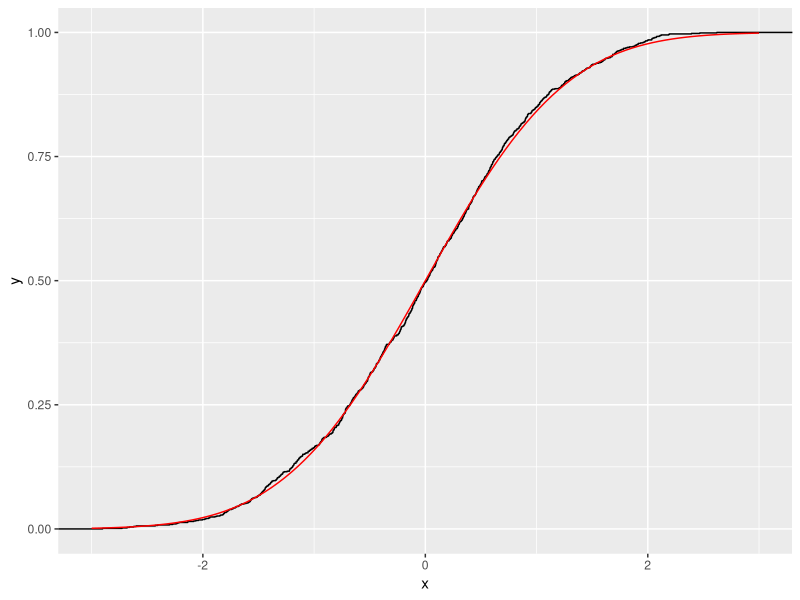
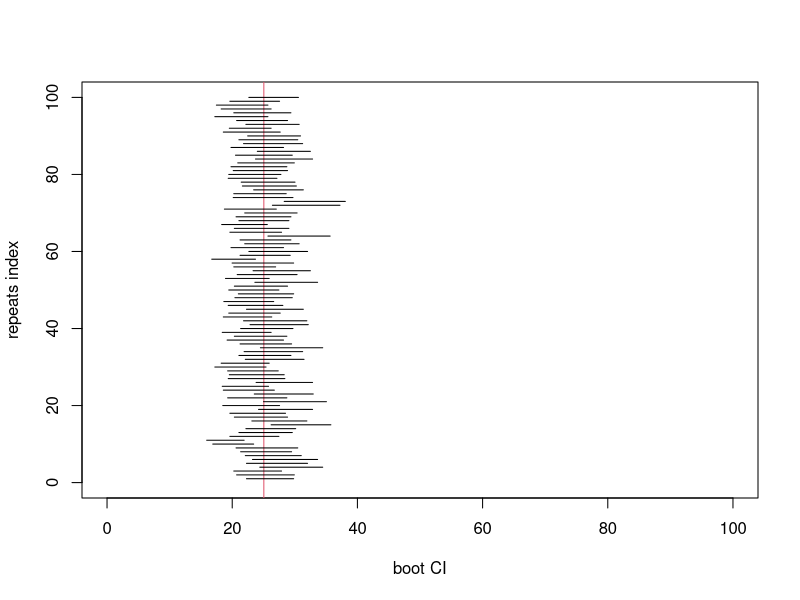
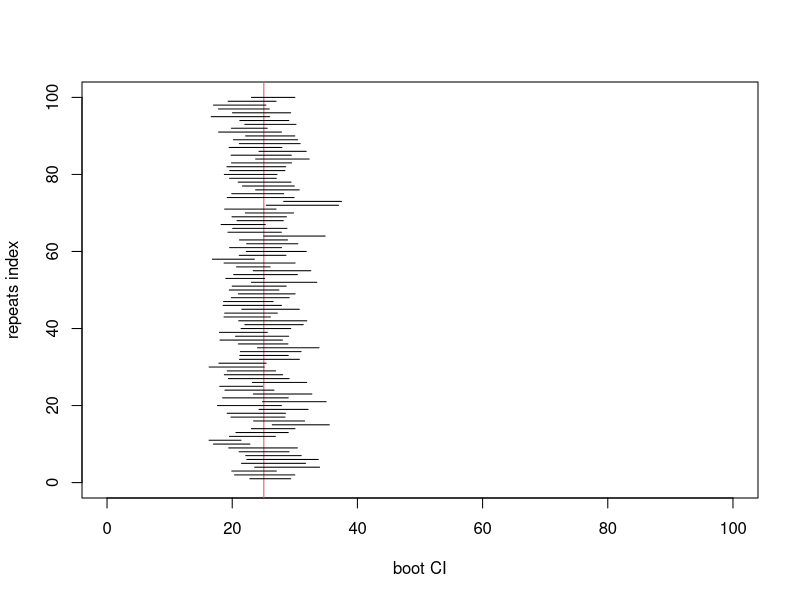
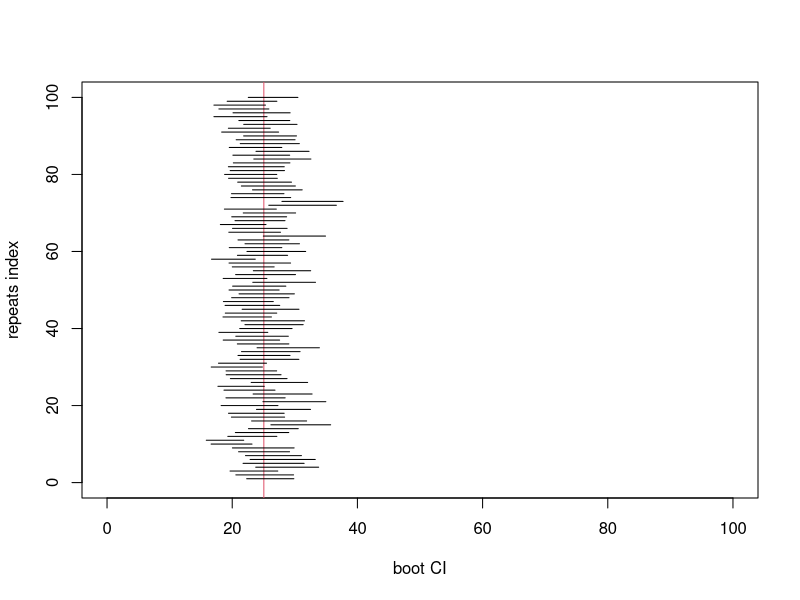

The R script that drew these images, in order: (Note: this script raises an error after producing the figures.)
#' ---
#' title: "Biostatistical Computing, PHC 6068"
#' subtitle: "bootsrap and permutation test"
#' author: Zhiguang Huo (Caleb)
#' date: "Wednesday November 6, 2017"
#' output:
#'   slidy_presentation: default
#'   ioslides_presentation: default
#'   beamer_presentation: null
#' ---
#' 
#' Outline
#' ===
#' 
#' - bootstrap
#'     - bootstrap variance, confidence interval
#'     - non-parametric bootstrap, parametric bootstrap
#' - permutation test
#'     - size
#'     - power
#' 
#' 
#' Bootstrap
#' ===
#' 
#' - Given $X_1, \ldots, X_n$ samples from a distribution, how to estimate the mean of this distribution? 
#'     - Use $\frac{1}{n} \sum_{i=1}^n X_i$ and weak law of large number.
#' $$\frac{1}{n} \sum_{i=1}^n X_i \rightarrow E(X_i)$$
#' - Given $X_1, \ldots, X_n$ samples from a distribution, how to estimate other parameters (Variance, mean squared)? - Similarly use weak law of large number.
#' 
#' - How to get the standard error of that estimator? How to get a confidence interval?
#'     - Bootstrap
#' 
#' - Although the Bootstrap method is nonparametric, 
#' it can  be used for inference about parameters in both parametric and nonparametric models.
#' 
#' 
#' Bootstrap variance- Aim
#' ===
#' 
#' - Suppose $X_1, \ldots, X_n \sim F$ where $F$ is a distribution.
#' - Let $T_n = g(X_1, \ldots, X_n)$ be a statistic, where $T_n$ is a function of the data.
#' - What is the variance of $T_n$, $V_F(T_n)$?
#' 
#' 
#' A concrete example
#' ===
#' 
#' - Suppose $X_1, \ldots, X_n \sim N(\mu,\sigma^2)$ where $N(\mu,\sigma^2)$ is normal distribution.
#' - Let $T_n = \frac{1}{n} \sum_{i=1}^nX_i$ be a statistic, where $T_n$ is mean of $X_1, \ldots, X_n$.
#' - What is the variance of $T_n$? By weak law of large number,
#' 
#' $$V_F (T_n) = \sigma^2 / n$$
#' 
#' - How to get an estimate of $V_F (T_n) = \sigma^2 / n$?
#' $$\hat{V}_F (T_n) = \hat{\sigma}^2 / n$$
#' 
#' $$\hat{\sigma}^2 = \frac{1}{n - 1}\sum_{i=1}^n (X_i - \bar{X})^2$$
#' 
#' 
#' A example about median
#' ===
#' 
#' - Suppose $X_1, \ldots, X_n \sim N(\mu,\sigma^2)$ where $N(\mu,\sigma^2)$ is normal distribution.
#'     - $X_1, \ldots, X_n$ are known and the distribution parameters are unknown.
#' - Let $T_n = median_{i=1}^n(X_i)$ be a statistic, where $T_n$ is median of $X_1, \ldots, X_n$.
#' - What is the variance of $T_n$? 
#' 
#' Assume $N(\mu,\sigma^2)$ is known
#' 
#' - We can use Monte Carlo simulation method to estimate the variance of $T_n$.
#' 
#' A example about median, Monte Carlo method
#' ===
#' 
#' - For $b = 1, \ldots, B$
#'     - draw $X^{b}_1, \ldots, X^{b}_n \sim N(\mu,\sigma^2)$
#'     - Compute $T^{(b)}_n = median_{i=1}^n(X^{b}_i)$
#' - $\bar{T}_n = \frac{1}{B} \sum_{b=1}^B T^{(b)}_n$
#' - $\hat{V}_F (T_n) =  \frac{1}{B - 1} \sum_{b=1}^B \{T^{(b)}_n - \bar{T}_n \}^2$
#' - By law of large number, $\hat{V}_F (T_n) \rightarrow Var(T_n)$
#' 
## ------------------------------------------------------------------------
mu <- 1
sigma <- 1
n <- 100
B <- 1000
Ts <- numeric(B)

for(b in 1:B){
  set.seed(b)
  ax <- rnorm(n, mu, sigma)
  Ts[b] <- median(ax)
}

varTest <- var(Ts)
print(varTest)

#' 
#' 
#' - What if we don't know $N(\mu,\sigma^2)$?
#' 
#' 
#' Notations
#' ===
#' 
#' - $F = P(X \le x)$ is a distribution function.
#' - We can estimate $F$ with the **empirical distribution function**
#' $\hat{F}_n$, the cdf that puts mass $1/n$ at each data point $X_i$.
#' $$\hat{F}_n (x) = \frac{1}{n} \sum_{i = 1}^n I(X_i \le x)$$
#' where
#' \begin{equation}
#'     I(X_i \le x) =
#'     \begin{cases}
#'       1, & \text{if}\ X_i \le x \\
#'       0, & \text{if}\ X_i > x
#'     \end{cases}
#'   \end{equation}
#' 
#' Empirical process
#' ===
#' 
#' - Glivenko-Cantelli Theorem
#' $$\sup_x | \hat{F}_n(x) - F(x)| \rightarrow 0$$
#'   
#' - Dvoretzky-Kiefer-Wolfowitz inequality, for any $\varepsilon > 0$
#' $$P(\sup_x | \hat{F}_n(x) - F(x)| > \varepsilon) \le 2\exp(-2n\varepsilon^2)$$
#' 
## ------------------------------------------------------------------------
library(ggplot2)
n <- 1000
df <- data.frame(x = c(rnorm(n, 0, 1)))
base <- ggplot(df, aes(x)) + stat_ecdf()
base + stat_function(fun = pnorm, colour = "red") + xlim(c(-3,3))

#' 
#' 
#' A example about median, Bootstrap method 
#' ===
#' 
#' - For $b = 1, \ldots, B$
#'     - draw $X^{b}_1, \ldots, X^{b}_n \sim$ ~~N(mu,sigma^2)~~ $F_n$
#'     - Compute $T^{(b)}_n = median_{i=1}^n(X^{b}_i)$
#' - $\bar{T}_n = \frac{1}{B} \sum_{b=1}^B T^{(b)}_n$
#' - $\hat{V}_F (T_n) =  \frac{1}{B} \sum_{b=1}^B \{T^{(b)}_n - \bar{T}_n \}^2$
#' 
#' How to sample from the empirical distribution?
#' 
#' - Drawing $X_1^*, \ldots, X_n^*$ from $F_n$ is equivalent to draw $n$ observations, with replacement from the original data $\{X_1, \ldots, X_n\}$.
#' - Therefore, bootstrap sampling is also described as resampling data.
#' 
#' 
#' A example about median, Bootstrap method 
#' ===
#' 
## ------------------------------------------------------------------------
mu <- 1
sigma <- 1
n <- 100
set.seed(32611)
X <- rnorm(n, mu, sigma)
B <- 1000
Ts <- numeric(B)

for(b in 1:B){
  set.seed(b)
  ax <- sample(X, b, replace = T)
  Ts[b] <- median(ax)
}

varTest <- var(Ts)
print(varTest)

#' 
#' 
#' Bootstrap Variance Estimator
#' ===
#' 
#' 1.  Draw a bootstrap sample $X_1^*, \ldots, X_n^* \sim F_n$. Compute $\hat{\theta^*}_n = g(X_1^*, \ldots, X_n^*)$.
#' 2. Repeat the previous step $B$ times, yielding estimators $\hat{\theta^*}_n^{(1)}, \ldots, \hat{\theta^*}_n^{(B)}$.
#' 3. Compute 
#' $$\hat{var}_{F_n}(\hat{\theta}_n) = \frac{1}{B}\sum_{b=1}^B (\hat{\theta^*}_n^{(b)} - \bar{\theta})^2,$$
#' where $\bar{\theta} = \frac{1}{B}\sum_{b=1}^B \hat{\theta^*}_n^{(b)}$
#' 4. Output $\hat{var}_{F_n}(\hat{\theta}_n)$ as the bootstrap variance of $\hat{\theta}_n$.
#' 
#' Why Bootstrap Variance works?
#' ===
#' 
#' Notation:
#' 
#' - $p$ is the probability mass function if $F$ is discrete and probability density function if $F$ is continuous.
#' \begin{equation}
#'     \int g(x) dF(x)=
#'     \begin{cases}
#'       \sum_j g(x_j) p(x_j), & \text{if}\ F\ \text{is discrete} \\
#'       \int g(x)p(x)dx, & \text{if}\ F\ \text{is continuous}
#'     \end{cases}
#'   \end{equation}
#' 
#' 
#' - $\hat{\theta}_n = g(X_1, \ldots, X_n)$
#' - $mean_F(\hat{\theta}_n) = \int g(X_1, \ldots, X_n) dF$
#' - $var_F(\hat{\theta}_n) = \int (g(X_1, \ldots, X_n) - mean_F(\hat{\theta}_n))^2 dF$
#' 
#' Since in general, we don't know distribution $F$, we will calculate using the empirical CDF $F_n$.
#' 
#' - $var_{F_n}(\hat{\theta}_n) = \int (g(X_1, \ldots, X_n) - mean_{F_n}(\hat{\theta}_n))^2 dF_n$
#' - Finally we used bootstrap variance $\hat{var}_{F_n}(\hat{\theta}_n)$ to estimate $var_{F_n}(\hat{\theta}_n)$.
#' 
#' To summarize:
#' 
#' - Estimation error: $var_F(\hat{\theta}_n) - var_{F_n}(\hat{\theta}_n) = O_p(1/\sqrt{n})$
#' - Simulation error: $var_{F_n}(\hat{\theta}_n) - \hat{var}_{F_n}(\hat{\theta}_n) = O_p(1/\sqrt{B})$
#' 
#' 
#' 
#' The parametric Bootstrap (an example for median)
#' ===
#' 
#' - calculate $\hat{\mu} = \arg\min L(\mu;X_1^n)$, $\sigma$ is known.
#' - For $b = 1, \ldots, B$
#'     - draw $X^{b}_1, \ldots, X^{b}_n \sim N(\hat{\mu},\sigma^2)$ (kind of parametric empirical distribution $\hat{F}$)
#'     - Compute $\hat{\theta}^{(b)}_n = median_{i=1}^n(X^{b}_i)$
#' - $\bar{\hat{\theta}}_n = \frac{1}{B} \sum_{b=1}^B \hat{\theta}^{(b)}_n$
#' - $\hat{V}_F (T_n) =  \frac{1}{B} \sum_{b=1}^B \{\hat{\theta}^{(b)}_n - \bar{\hat{\theta}}_n \}^2$
#' 
#' 
## ------------------------------------------------------------------------
mu <- 1
sigma <- 1
n <- 100
set.seed(32611)
X <- rnorm(n, mu, sigma)
muhat <- mean(X)
B <- 1000
Ts <- numeric(B)

for(b in 1:B){
  set.seed(b)
  ax <- rnorm(n,muhat,sigma)
  Ts[b] <- median(ax)
}

varTest <- var(Ts)
print(varTest)

#' 
#' Comparison study using delta method, non-parametric Bootstrap and parametric Bootstrap
#' ===
#' 
#' - $X_1, \ldots, X_n \sim POI(\lambda)$ ($\lambda = 5$), while we only observe the data $X_1, \ldots, X_n$ and know data is from Poisson.
#' - $n = 100$
#' - $T_n = (\frac{1}{n}\sum_{i=1}^nX_i)^2$
#' - What is the variance of $T_n$?
#' 
#' 
#' Delta method
#' ===
#' 
#' - $\hat{\lambda} = \bar{X}$
#' - $var(\bar{X}) = \frac{\lambda}{n}$
#' - $var(T_n) = var(\bar{X}^2) = (2 \lambda)^2 \times var(\bar{X}) = \frac{4\lambda^3}{n}$
#' - $\hat{var}_F(T_n) = \frac{4\hat{\lambda}^3}{n} = \frac{4\bar{X}^3}{n}$
#' 
## ------------------------------------------------------------------------
lambda <- 5
n <- 100
set.seed(32611)
X <- rpois(n, lambda)
var_hat1 <- 4*mean(X)^3/n
print(var_hat1)

#' 
#' Bootstrap (non-parametric Bootstrap)
#' ===
#' 
## ------------------------------------------------------------------------
lambda <- 5
n <- 100
set.seed(32611)
X <- rpois(n, lambda)
B <- 1000
TB <- numeric(B)
for(b in 1:B){
  set.seed(b)
  aX <- sample(X,n,replace = T)
  TB[b] <- (mean(aX))^2
}
var_hat2 <- var(TB)
print(var_hat2)

#' 
#' 
#' Parametric Bootstrap
#' ===
#' 
## ------------------------------------------------------------------------
lambda <- 5
n <- 100
set.seed(32611)
X <- rpois(n, lambda)
lambdaHat <- mean(X)
B <- 1000
TB <- numeric(B)
for(b in 1:B){
  set.seed(b)
  aX <- rpois(n, lambdaHat)
  TB[b] <- (mean(aX))^2
}
var_hat3 <- var(TB)
print(var_hat3)

#' 
#' Bootstrap using R package
#' ===
#' 
## ------------------------------------------------------------------------
library(boot)
myMean <- function(data, indices){
  d <- data[indices]
  mean(d)^2
}

## non parametric bootstrap
boot_nonpara <- boot(data=X, statistic = myMean, R = B)
var(boot_nonpara$t)

## parametric bootstrap
genPois <- function(data, lambda){
  rpois(length(data), lambda)
}
boot_para <- boot(data=X, statistic = myMean, R = B, sim="parametric", ran.gen = genPois, mle = mean(X))
var(boot_para$t)

#' 
#' 
#' Bootstrap confidence interval
#' ===
#' 
#' - Percentiles
#' - bootstrap-t interval
#' - bootstrap-t interval (simplified)
#' - normal approximation
#' 
#' 
#' Bootstrap confidence interval via Percentiles (Empirically performs well, but there is no theoretical guarantee to work)
#' ===
#' 
#' 1.  Draw a bootstrap sample $X_1^*, \ldots, X_n^* \sim F_n$. Compute $\hat{\theta^*}_n = g(X_1^*, \ldots, X_n^*)$.
#' 2. Repeat the previous step $B$ times, yielding estimators $\hat{\theta^*}_n^{(1)}, \ldots, \hat{\theta^*}_n^{(B)}$.
#' 3. Rank $\hat{\theta^*}_n^{(1)}, \ldots, \hat{\theta^*}_n^{(B)}$ such that
#' $\hat{\theta^r}_n^{(1)} \le \hat{\theta^r}_n^{(2)} \le \ldots \le \hat{\theta^r}_n^{(B)}$
#' 
#' We can define 95\% confidence interval using (if B = 10,000)
#' $$[\hat{\theta^r}_n^{(250)}, \hat{\theta^r}_n^{(9750)}]$$
#' 
#' Performance of Bootstrap confidence interval via Percentiles (1)
#' ===
#' 
## ------------------------------------------------------------------------
lambda <- 5
n <- 100
set.seed(32611)
X <- rpois(n, lambda)
B <- 1000
TB <- numeric(B)
for(b in 1:B){
  set.seed(b)
  aX <- sample(X,n,replace = T)
  TB[b] <- (mean(aX))^2
}
quantile(TB, c(0.025, 0.975))

#' 
#' Performance of Bootstrap confidence interval via Percentiles (2)
#' ===
#' 
#' - Underlying truth:
#' 
#' $$E(\bar{X}^2) = E(\bar{X})^2 + var(\bar{X}) = \lambda^2 + \lambda/n$$
#' 
## ------------------------------------------------------------------------
lambda <- 5
n <- 100
truth <- lambda^2 + lambda/n
B <- 1000
Repeats <- 100

counts <- 0

plot(c(0,100),c(0,Repeats), type="n", xlab="boot CI", ylab="repeats index")
abline(v = truth, col=2)

for(r in 1:Repeats){
  set.seed(r)
  X <- rpois(n, lambda)
  TB <- numeric(B)
  for(b in 1:B){
    set.seed(b)
    aX <- sample(X,n,replace = T)
    TB[b] <- (mean(aX))^2
  }
  segments(quantile(TB, c(0.025)), r, quantile(TB, c(0.975)), r)
  if(quantile(TB, c(0.025)) < truth & truth < quantile(TB, c(0.975))){
    counts <- counts + 1
  }
}

counts/Repeats

#' 
#' Performance of Bootstrap confidence interval via Percentiles (3)
#' ===
#' 
#' - We can also obtain this Percentiles CI by boot package
#' 
## ------------------------------------------------------------------------
library(boot)
myMean <- function(data, indices){
  d <- data[indices]
  mean(d)^2
}
boot_nonpara <- boot(data=X, statistic = myMean, R = B)
boot.ci(boot_nonpara, type="perc")
?boot.ci

#' 
#' 
#' Bootstrap confidence interval via bootstrap-t interval (better accuracy and theoretical guarantee), (There is a improved way to do this later)
#' ===
#' 
#' 1.  Draw a bootstrap sample $X_1^*, \ldots, X_n^* \sim F_n$. Compute $\hat{\theta^*}_n = g(X_1^*, \ldots, X_n^*)$.
#' 2. Repeat the previous step $B$ times, yielding 
#'     - estimators $\hat{\theta^*}_n^{(1)}, \ldots, \hat{\theta^*}_n^{(B)}$
#'     - standard error $\hat{\sigma^*}_n^{(1)}, \ldots, \hat{\sigma^*}_n^{(B)}$
#' 3. Compute
#'     - $t_b^* = \frac{\hat{\theta^*}_n^{(b)} - \hat{\theta}_n}{\hat{\sigma^*}_n^{(b)}}$
#' 4. Given $t_b^*$ for $b \in \{1, \ldots, B\}$, define the $\alpha$ quantile $q_\alpha$ as 
#' $$\sum_{b=1}^B I(t_b^* \le q_\alpha)/B = \alpha$$
#' \begin{align}
#' 1 - \alpha & = P(q_{\alpha/2} < t_b^* < q_{1 - \alpha/2}) \\
#' & \approx P(q_{\alpha/2} < t < q_{1 - \alpha/2}) \\
#' & = P(q_{\alpha/2}\hat{\sigma}_B < \hat{\theta}_n - \theta < q_{1 - \alpha/2}\hat{\sigma}_B) \\
#' & = P( \hat{\theta}_n -  q_{1 - \alpha/2}\hat{\sigma}_B < \theta < \hat{\theta}_n - q_{\alpha/2}\hat{\sigma}_B ) 
#' \end{align}
#' 
#' We can define $1 - \alpha$ confidence interval using
#' $$[\hat{\theta}_n - q_{1 - \alpha/2}\hat{\sigma}_B, \hat{\theta}_n - q_{\alpha/2}\hat{\sigma}_B],$$
#' 
#' Where $\hat{\theta}_n$ is the estimator from the original sample and $\hat{\sigma}_B$ can be estimated as bootstrap se.
#' 
#' 
#' 
#' Performance of Bootstrap confidence interval via bootstrap-t interval (1)
#' ===
#' 
## ------------------------------------------------------------------------
lambda <- 5
n <- 100
set.seed(32611)
X <- rpois(n, lambda)
B <- 1000
TB <- numeric(B)
seB <- numeric(B)
tB <- numeric(B)
lambdaHat <- mean(X)
That <- lambdaHat^2 + lambdaHat/n
for(b in 1:B){
  set.seed(b)
  aX <- sample(X,n,replace = T)
  TB[b] <- (mean(aX))^2
  seB[b] <- sqrt(4*lambdaHat^3/n^2)
  tB[b] <- (TB[b] - That)/seB[b]
}

se_boot <- sd(TB)/sqrt(n)

CI_l <- That - quantile(tB, 0.975) * se_boot
CI_h <- That - quantile(tB, 0.025) * se_boot

print(c(CI_l, CI_h))

#' 
#' 
#' Performance of Bootstrap confidence interval via bootstrap-t interval (2)
#' ===
#' 
#' 
## ------------------------------------------------------------------------
lambda <- 5
n <- 100
truth <- lambda^2 + lambda/n
B <- 1000
Repeats <- 100

counts <- 0

plot(c(0,100),c(0,Repeats), type="n", xlab="boot CI", ylab="repeats index")
abline(v = truth, col=2)

for(r in 1:Repeats){
  set.seed(r)
  X <- rpois(n, lambda)
  TB <- numeric(B)
  seB <- numeric(B)
  tB <- numeric(B)
  lambdaHat <- mean(X)
  That <- lambdaHat^2 + lambdaHat/n
  for(b in 1:B){
    set.seed(b)
    aX <- sample(X,n,replace = T)
    TB[b] <- (mean(aX))^2
    seB[b] <- sqrt(4*lambdaHat^3/n^2)
    tB[b] <- (TB[b] - That)/seB[b]
  }
  se_boot <- sd(TB)/sqrt(n)

  CI_l <- That - quantile(tB, 0.975) * se_boot
  CI_h <- That - quantile(tB, 0.025) * se_boot
  segments(CI_l, r, CI_h, r)
  if(CI_l < truth & truth < CI_h){
    counts <- counts + 1
  }
}

counts/Repeats

#' 
#' 
#' Bootstrap confidence interval via bootstrap-t interval - no SE (better accuracy and theoretical guarantee)
#' ===
#' 
#' 1.  Draw a bootstrap sample $X_1^*, \ldots, X_n^* \sim F_n$. Compute $\hat{\theta^*}_n = g(X_1^*, \ldots, X_n^*)$.
#' 2. Repeat the previous step $B$ times, yielding 
#'     - estimators $\hat{\theta^*}_n^{(1)}, \ldots, \hat{\theta^*}_n^{(B)}$
#' 3. Compute
#'     - $t_b^* = \hat{\theta^*}_n^{(b)} - \hat{\theta}_n$
#' 4. Given $t_b^*$ for $b \in \{1, \ldots, B\}$, define the $\alpha$ quantile $q_\alpha$ as 
#' $$\sum_{b=1}^B I(t_b^* \le q_\alpha)/B = \alpha$$
#' \begin{align}
#' 1 - \alpha & = P(q_{\alpha/2} < t_b^* < q_{1 - \alpha/2}) \\
#' & \approx P(q_{\alpha/2} < t < q_{1 - \alpha/2}) \\
#' & = P(q_{\alpha/2} < \hat{\theta}_n - \theta < q_{1 - \alpha/2}) \\
#' & = P( \hat{\theta}_n -  q_{1 - \alpha/2} < \theta < \hat{\theta}_n - q_{\alpha/2} ) 
#' \end{align}
#' 
#' We can define $1 - \alpha$ confidence interval using
#' $$[\hat{\theta}_n - q_{1 - \alpha/2}\hat{\sigma}_B, \hat{\theta}_n - q_{\alpha/2}\hat{\sigma}_B],$$
#' 
#' Where $\hat{\theta}_n$ is the estimator from the original sample
#' 
#' 
#' 
#' Performance of Bootstrap confidence interval via bootstrap-t interval (no SE)
#' ===
#' 
#' - Remove SE term.
#' 
## ------------------------------------------------------------------------
lambda <- 5
n <- 100
truth <- lambda^2 + lambda/n
B <- 1000
Repeats <- 100

counts <- 0

plot(c(0,100),c(0,Repeats), type="n", xlab="boot CI", ylab="repeats index")
abline(v = truth, col=2)

for(r in 1:Repeats){
  set.seed(r)
  X <- rpois(n, lambda)
  TB <- numeric(B)
  seB <- numeric(B)
  tB <- numeric(B)
  lambdaHat <- mean(X)
  That <- lambdaHat^2 + lambdaHat/n
  for(b in 1:B){
    set.seed(b)
    aX <- sample(X,n,replace = T)
    TB[b] <- (mean(aX))^2
    tB[b] <- (TB[b] - That)
  }

  CI_l <- That - quantile(tB, 0.975) 
  CI_h <- That - quantile(tB, 0.025) 
  segments(CI_l, r, CI_h, r)
  if(CI_l < truth & truth < CI_h){
    counts <- counts + 1
  }
}

counts/Repeats

#' 
#' 
#' Normal approximation
#' ===
#' 
#' $$[\hat{\theta}_n - Z_{1 - \alpha/2}\hat{\sigma}^{SD}_B, \hat{\theta}_n - Z_{\alpha/2}\hat{\sigma}^{SD}_B],$$
#' Where $Z_\alpha = \Phi^{-1}(1-\alpha)$, $\Phi$ is the cdf of standard Normal distribution.
#' 
#' - $Z_{0.025} = -1.96$
#' - $Z_{0.975} = 1.96$
#' - Here $\hat{\sigma}^{SD}_B$ is the square root of bootstrap variance instead of standard error.
#' 
#' Summary Bootstrap confidence interval
#' ===
#' 
#' Precedure  | Theoritical guarantee | Fast | R package Boot?
#' ------------- | ------------- | ------------- | -------------
#' Percentiles    | No | Yes | Yes
#' bootstrap-t interval       | Yes | No | Yes
#' bootstrap-t interval (simplified, no se) | Yes | Yes | No
#' normal approximation | Yes | Yes | Yes
#' 
#' 
#' Large scale bootstrap exercise
#' ===
#' 
#' - For the HAPMAP data Chr1.rdata.
#' - Calculate the sample contrivance matrix.
#' - what is the bootstrap variance of the largest eigen value.
#' - what is the bootstrap confidence interval of the largest eigen value.
#' 
#' 
#' Permutation test
#' ===
#' 
#' - Distribution free.
#' - Doesn't involve any asymptotic approximations.
#' 
#' 
#' Problem setting:
#' 
#' - Suppose we have data 
#'     - $X_1, \ldots, X_n \sim F$
#'     - $Y_1, \ldots, Y_m \sim G$
#' - We want to test: $H_0: F=G$ versus $H_1: F \ne G$
#' 
#' 
#' Permutation test procedure
#' ===
#' 
#' - If we want to test if the mean parameter of two distributions are the same.
#' - Let $Z = (X_1, \ldots, X_n, Y_1, \ldots, Y_m)$.
#' - Create labels $L = (1,1,\ldots, 1,2,2,\ldots, 2)$ such that there are $n$ copies of 1 and $m$ copies of 2.
#' - A test statistics can be written as a function of $Z$ and $L$. For example,
#' $$T = |\bar{X}_n - \bar{Y}_m|$$
#' or
#' 
#' $$T = |
#' \frac
#' {\sum_{i = 1}^NZ_i I(L_i=1)}
#' {\sum_{i = 1}^N I(L_i=1)}
#' -
#' \frac
#' {\sum_{i = 1}^NZ_i I(L_i=2)}
#' {\sum_{i = 1}^N I(L_i=2)}
#' |,$$
#' where $N = n + m$. Therefore the test statistic $T = g(L,Z)$ is a function of $L$ and $Z$.
#' 
#' 
#' 
#' Permutation test procedure (2)
#' ===
#' 
#' - Define
#' $$p = \frac{1}{N!}\sum_\pi I(g(L_\pi,Z) > g(L,Z)),$$
#' 
#' where $L_\pi$ is a permutation of the labels and the sum is over all permutations.
#' 
#' - Under $H_0$, permuting the labels does not change the distribution.
#'     - In other word, $g(L,Z)$ has equal chances of having any rank among all permuted values.
#'     - Under $H_0$, $p \sim Unif(0,1)$
#'     - If we reject when $p<\alpha$, then we have a level $\alpha$ test
#' 
#' 
#' Permutation test procedure (3)
#' ===
#' 
#' Sometimes summing over all possible permutations is infeasible.
#' But it suffices to use a random sample of permutation.
#' 
#' Permutation test procedure:
#' 
#' 1. Calculate the observed test statistic $T = g(L,Z)$
#' 2. Compute a random permutation of the labels $L_k$ and compute $T^{(k)} = g(L_k,Z)$. Do this $K$ times giving values of $T^{(1)}, \ldots, T^{(K)}$.
#' 3. Compute the p-value as:
#' $$\frac{1}{K} \sum_{k=1}^K I(T^{(k)} \ge T )$$
#' 
#' An illustrating example
#' ===
#' 
#' - $n = 100$, $m = 100$
#' - $X_i \sim N(0,1^2)$
#' - $Y_i \sim N(0,2^2)$
#' 
#' If we observe $X_1, \ldots, X_n$ and $Y_1, \ldots, Y_m$, how can we test if the mean of $X$ and mean of $Y$ have a difference.
#' 
## ------------------------------------------------------------------------
n <- 100
m <- 100

set.seed(32611)
x <- rnorm(n,0,1)
y <- rnorm(n,0,2)

adataFrame <- data.frame(data=c(x,y),label=gl(2,n))

T <- with(adataFrame, mean(data[label==1] - data[label==2]))

B <- 1000

TB <- numeric(B)

for(b in 1:B){
  set.seed(b)
  bdataFrame <- adataFrame
  bdataFrame$label <- sample(bdataFrame$labe)
  TB[b] <- with(bdataFrame, mean(data[label==1] - data[label==2]))
}

sum(TB >= T)/B

#' 
#' 
#' Examine the size of the test
#' ===
#' 
#' 
## ------------------------------------------------------------------------
n <- 100
m <- 100
R <- 300
B <- 300
alpha <- 0.05

counts <- 0
for(r in 1:R){
  set.seed(r)
  x <- rnorm(n,0,1)
  y <- rnorm(n,0,2)
  
  adataFrame <- data.frame(data=c(x,y),label=gl(2,n))
  
  T <- with(adataFrame, mean(data[label==1] - data[label==2]))
  
  
  TB <- numeric(B)
  
  for(b in 1:B){
    set.seed(b*r)
    bdataFrame <- adataFrame
    bdataFrame$label <- sample(bdataFrame$labe)
    TB[b] <- with(bdataFrame, mean(data[label==1] - data[label==2]))
  }
  
  if(sum(TB >= T)/B > alpha){
    counts <- counts + 1
  }
}
counts/B

#' 
#' Compare power of permutation test and t.test
#' ===
#' 
#' Consider $H_0: \mu_X = \mu_Y$ versus $H_A: \mu_X > \mu_Y$
#' 
#' - $n = 100$, $m = 100$
#' - $X_i \sim N(1,3^2)$
#' - $Y_i \sim N(0,3^2)$
#' 
#' 
## ------------------------------------------------------------------------
n <- 100
m <- 100
R <- 300
B <- 300
alpha <- 0.05

counts_ttest <- 0
counts_perm <- 0

for(r in 1:R){
  set.seed(r)
  x <- rnorm(n,1,3)
  y <- rnorm(n,0,3)
  
  if(t.test(x,y,alternative = "greater")$p.val < alpha){
    counts_ttest <- counts_ttest + 1 
  }

  adataFrame <- data.frame(data=c(x,y),label=gl(2,n))
  
  T <- with(adataFrame, mean(data[label==1] - data[label==2]))
  TB <- numeric(B)
  
  for(b in 1:B){
    set.seed(b*r)
    bdataFrame <- adataFrame
    bdataFrame$label <- sample(bdataFrame$labe)
    TB[b] <- with(bdataFrame, mean(data[label==1] - data[label==2]))
  }
  
  if(sum(TB >= T)/B < alpha){
    counts_perm <- counts_perm + 1
  }
}
counts_ttest/B
counts_perm/B

#' 
#' 
#' When to use permutation test
#' ===
#' 
#' - If the underlying distribution is unknown or can be assumed, use parametric test
#'     - Quick
#'     - Powerful
#' - If the underlying distribution is unknown or it is very hard to derive parametric distribution of the test statistics, use permutation test
#'     - Correct
#'     - Slow
#'     - May not be as powerful as parametric test (depend on the underlying distribution of the data)
#' 
#' 
#' 
#' Reference
#' ===
#' 
#' - <http://www.stat.cmu.edu/~larry/=stat705/Lecture13.pdf>
#' - <http://users.stat.umn.edu/~helwig/notes/bootci-Notes.pdf>
#' - <http://www.stat.cmu.edu/~larry/=stat705/Lecture10.pdf>
#' 
#' 
## ------------------------------------------------------------------------
knitr::purl("bootstrap.rmd", output = "bootstrap.R ", documentation = 2)

